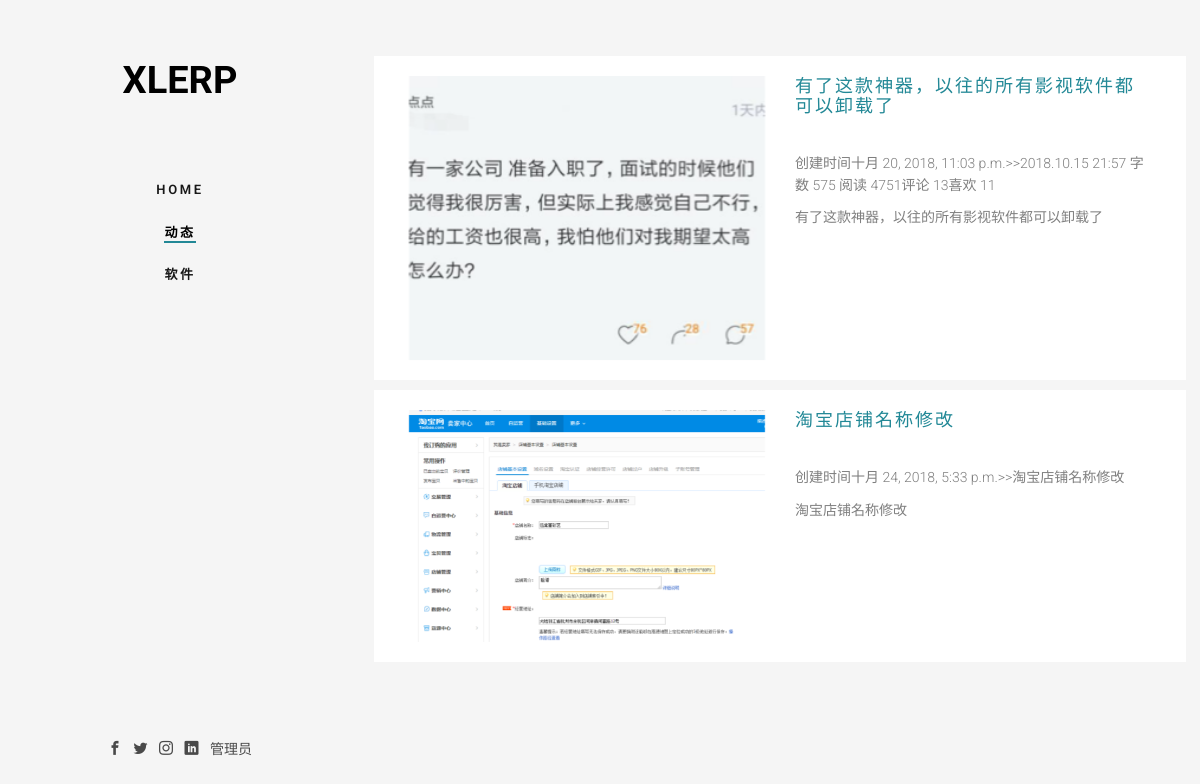
Page /post/ on the committed database.
### HomeApp/models.py (models this page shows, shortened)
class dynamic(models.Model):
    title = models.CharField(max_length=30,unique=True,verbose_name=u'标题')
    imgurl = models.ImageField(upload_to='images/post',verbose_name=u'图片地址')
    msg = models.CharField(max_length=300, verbose_name=u'文章信息')
    post = RichTextUploadingField(verbose_name=u'具体内容')
    OtherMsg = models.CharField(max_length=300, verbose_name=u'简介')
    star_time = models.DateTimeField(auto_now_add=True,verbose_name=u'创建日期')
    last_time = models.DateTimeField(auto_now=True,verbose_name=u'最后一次修改日期')
    isDelete = models.BooleanField(default=True,verbose_name=u'是否可用')
    class Meta:
        verbose_name_plural = "动态"

### HomeApp/views.py (the view)
# urls.py: path('post/', views.postdata, name='postdata'),
def postdata(request):
    context = {}
    post = dynamic.objects.all().values('id','title','imgurl','msg','OtherMsg','star_time')    #取出id和user列，并生成一个列表
    context['post'] = post
    context['activedynamic'] = 'fh5co-active'
    return render(request,'dynamic.html',context)

### templates/dynamic.html
{% extends "home.html" %}
{% load staticfiles %}
{% block main %}
<div class="fh5co-narrow-content">
        {% for i in post %}
        <div class="row row-bottom-padded-md mipadded-md">
            <div class="col-md-6 animate-box" data-animate-effect="fadeInLeft">
                <img class="img-responsive" src="/media/{{ i.imgurl }}" alt="/{{ i.imgurl }}图像丢失！">
            </div>
            <div class="col-md-6 animate-box" data-animate-effect="fadeInLeft">
                <h2 class="fh5co-heading"><a href="/postList/?id={{ i.id }}" target="_blank">{{ i.title }}</a> </h2>
                <p>创建时间{{ i.star_time }}>>{{ i.msg }}</p>
                <p>{{ i.OtherMsg }}</p>
            </div>
        </div>
        {% endfor %}
    </div>
{% endblock %}

### static/css/style.css (style rules this page uses)
body { font-family: "Roboto", Arial, sans-serif; font-weight: 300; font-size: 14px; line-height: 1.6; color: rgba(0, 0, 0, 0.5); background: whitesmoke; }
a { color: #228896; -webkit-transition: 0.5s; -o-transition: 0.5s; transition: 0.5s; }
h1, h2, h3, h4, h5, h6 { color: #000; font-family: "Roboto", Arial, sans-serif; font-weight: 400; margin: 0 0 30px 0; }
#fh5co-main .fh5co-narrow-content { position: relative; width: 93%; margin: 0 auto; padding: 4em 0; clear: both; }
.fh5co-heading { font-size: 18px; margin-bottom: 2em; font-weight: 500; text-transform: uppercase; letter-spacing: 2px; }
.row-bottom-padded-md { padding: 20px; margin-bottom: 10px; }
.mipadded-md { background-color: white; }
.js .animate-box { opacity: 0; }
.img-responsive { width: 100%; }

### rows in the picture
dynamic: imgurl (picture), title "有了这款神器，以往的所有影视软件都可以卸载了", star_time "十月 20, 2018, 11:03 p.m.", msg "2018.10.15 21:57 字数 575 阅读 4751评论 13喜欢 11", OtherMsg "有了这款神器，以往的所有影视软件都可以卸载了"
dynamic: imgurl (picture), title "淘宝店铺名称修改", star_time "十月 24, 2018, 5:33 p.m.", msg "淘宝店铺名称修改", OtherMsg "淘宝店铺名称修改"
